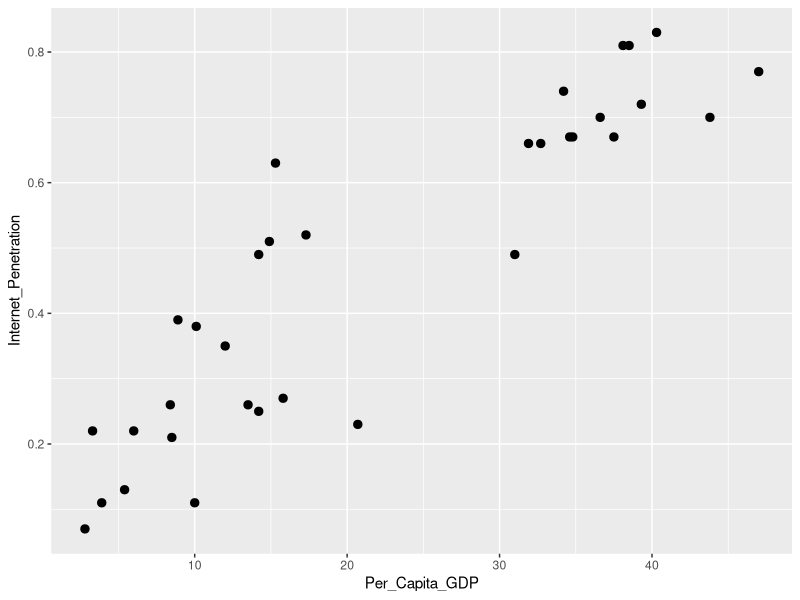
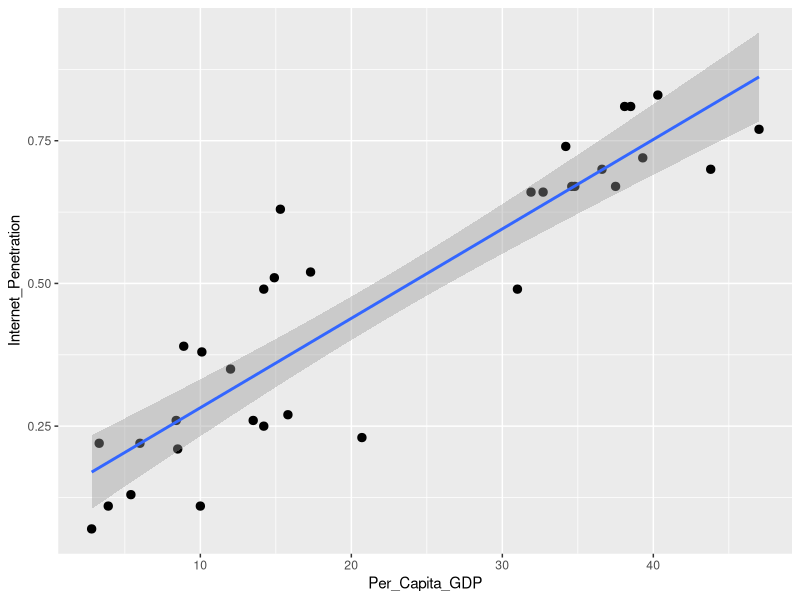

Reproduce these figures in R, in order.
## ---- chunk 1
knitr::opts_chunk$set(fig.width = 12, fig.height = 8,echo = FALSE,warning = FALSE,message = FALSE)
## ---- chunk 2
# Dataset and R settings
library(ggplot2)
library(cowplot)

setwd("E:/School/2019/Spring/319 - Applied Statistics/Data")
internetUse <- read.csv(file = "internet_use.csv",header = TRUE)
## ---- chunk 3
Internet_Penetration <- internetUse$Internet.Penetration
Per_Capita_GDP <- internetUse$GDP.per.Capita.in.thousands.of..US

plot1 <- ggplot(internetUse,aes(x=Per_Capita_GDP, y=Internet_Penetration))+geom_point(size=2.5)
plot1

r <- cor(Per_Capita_GDP,Internet_Penetration)
## ---- chunk 4
fit <- lm(Internet_Penetration~Per_Capita_GDP, data = internetUse)
r <- cor(Per_Capita_GDP,Internet_Penetration)
tTest <- t.test(Per_Capita_GDP,Internet_Penetration)
tStat <- tTest$statistic
pStat <- tTest$p.value
## ---- chunk 5
x <- 47
pIP <- fit$coefficients[1]+(fit$coefficients[2]*x)
## ---- chunk 6
plot2 <- ggplot(internetUse,aes(x=Per_Capita_GDP, y=Internet_Penetration))+geom_point(size=2.5)+geom_smooth(method = "lm")
plot2
